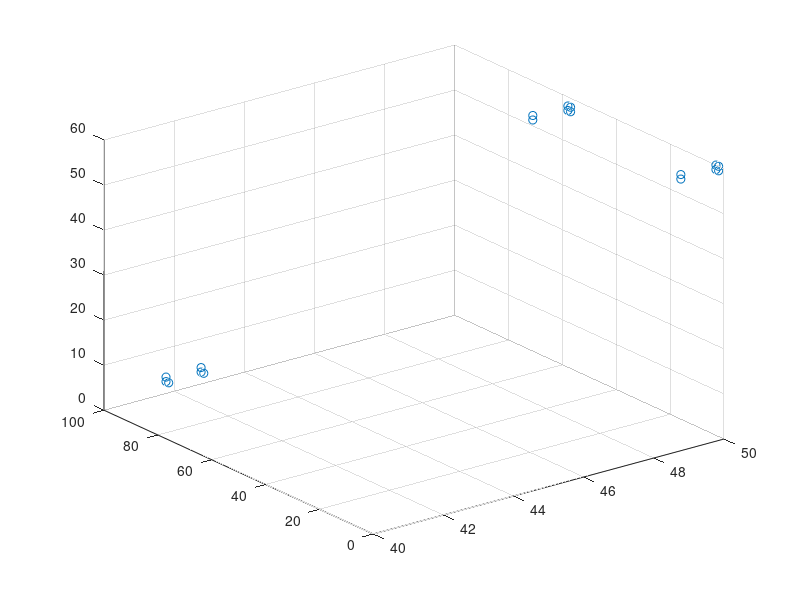

MATLAB code for this plot:
clear all; clc;

%defines the size of the neighbourhood
% len = 50; 
% nHood = int8(rand (len, len ));

width = 50;
length = 100;
height = 100;
nHood = int8(rand (width, length, height));

convArray = [1 1 1;1 1 1; 1 1 1];
convArray(:, :, 2) = [1 1 1;1 0 1; 1 1 1];
convArray(:, :, 3) = [1 1 1;1 1 1; 1 1 1];

for i = 1:100; %number of iteration of GoL
	neighbours = convn( nHood, convArray, 'same' );
	nHood = nHood.*( neighbours == 4 | neighbours == 5 ) + ( 1 - nHood ).*( neighbours == 5 );
  [x,y,z]=ind2sub(size(nHood), find(nHood));
  scatter3(x,y,z);
  
  %image(nHood*10);
	%pause(0.02);
end 

